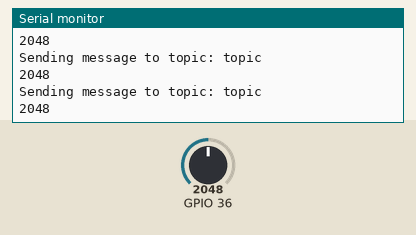
A sketch run on a simulated ESP32. On the bench: the last lines printed to the serial monitor. The test bench sets the inputs (shaded band); at power-on: GPIO 36 = 2048. WiFi joins after 1.5 s; servers stay silent unless stated; no MQTT or app messages arrive unless stated.

Above: at 2.7 s.
2.8 s: GPIO 36 set to 1032
At 3.3 s:
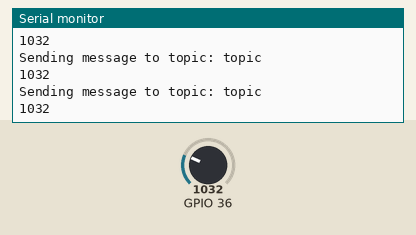
4.3 s: GPIO 36 set to 945
At 5.1 s:
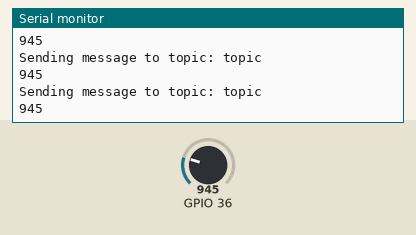
Timing chart, 0 to 7.3 s (numbered marks = the images above; inputs shaded):
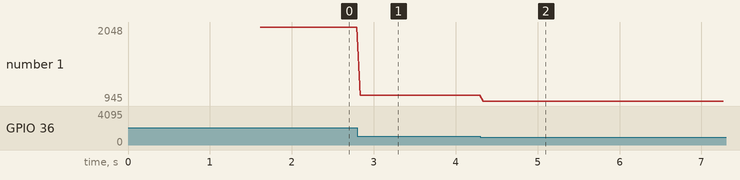

The sketch:

ArduinoSimpleSender.ino
```cpp
#include <ArduinoMqttClient.h>
#include <WiFi.h>

char ssid[] = "SECRET_SSID";  // your network SSID (name)
char pass[] = "SECRET_PASS";  // your network password

WiFiClient client;
MqttClient mqttClient(client);

const char broker[] = "XXXX.cloud.shiftr.io";
int port = 1883;
const char topic[] = "topic";

void setup() {
  //Initialize serial and wait for port to open:
  Serial.begin(9600);
  while (!Serial) {
    ;  // wait for serial port to connect. Needed for native USB port only
  }

  // attempt to connect to WiFi network:
  Serial.print("Attempting to connect to WPA SSID: ");
  Serial.println(ssid);
  WiFi.mode(WIFI_STA);  // Configure ESP32 in STA Mode
  WiFi.begin(ssid, pass);
  while (WiFi.status() != WL_CONNECTED) {
    delay(500);
    Serial.print(".");
  }

  Serial.println("You're connected to the network");
  Serial.println();

  // You can provide a unique client ID, if not set the library uses Arduino-millis()
  // Each client must have a unique client ID
  mqttClient.setId("ESP32 sender");

  // You can provide a username and password for authentication
  mqttClient.setUsernamePassword("XXXX", "password");

  Serial.print("Attempting to connect to the MQTT broker: ");
  Serial.println(broker);

  if (!mqttClient.connect(broker, port)) {
    Serial.print("MQTT connection failed! Error code = ");
    Serial.println(mqttClient.connectError());

    while (1)
      ;
  }

  Serial.println("You're connected to the MQTT broker!");
  Serial.println();
}

void loop() {
  // call poll() regularly to allow the library to send MQTT keepalive messages which
  // avoid the broker from disconnecting
  mqttClient.poll();

  int val = analogRead(A0);
  Serial.print("Sending message to topic: ");
  Serial.println(topic);
  Serial.println(val);

  // send message
  mqttClient.beginMessage(topic);
  mqttClient.print(val);
  mqttClient.endMessage();

  delay(33); // no need to update more than 30x a second ;)
}
```

Measured:
- after the input at 2.8 s, the serial monitor: prints a new line at once (image 1)
- after the input at 4.3 s, the serial monitor: prints a new line at once (image 2)
- plotted number 1: 2048 → 1032 after the input at 2.8 s, 1032 → 945 after the input at 4.3 s
